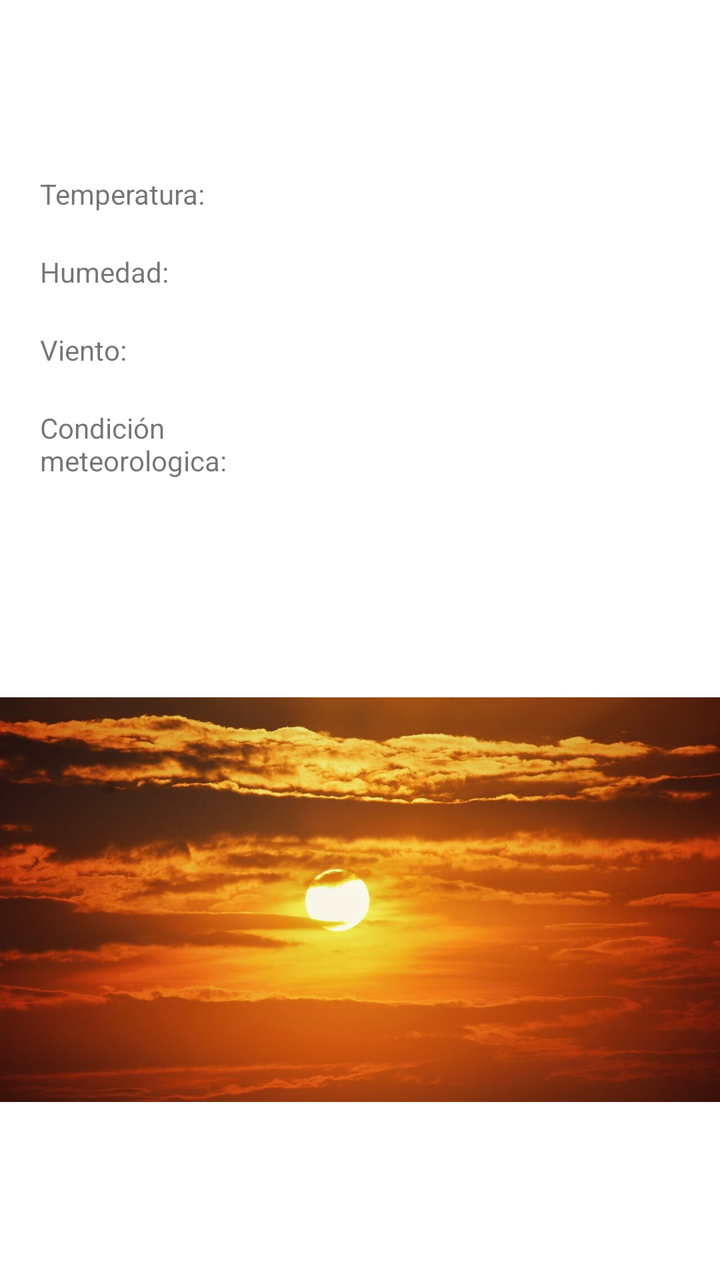
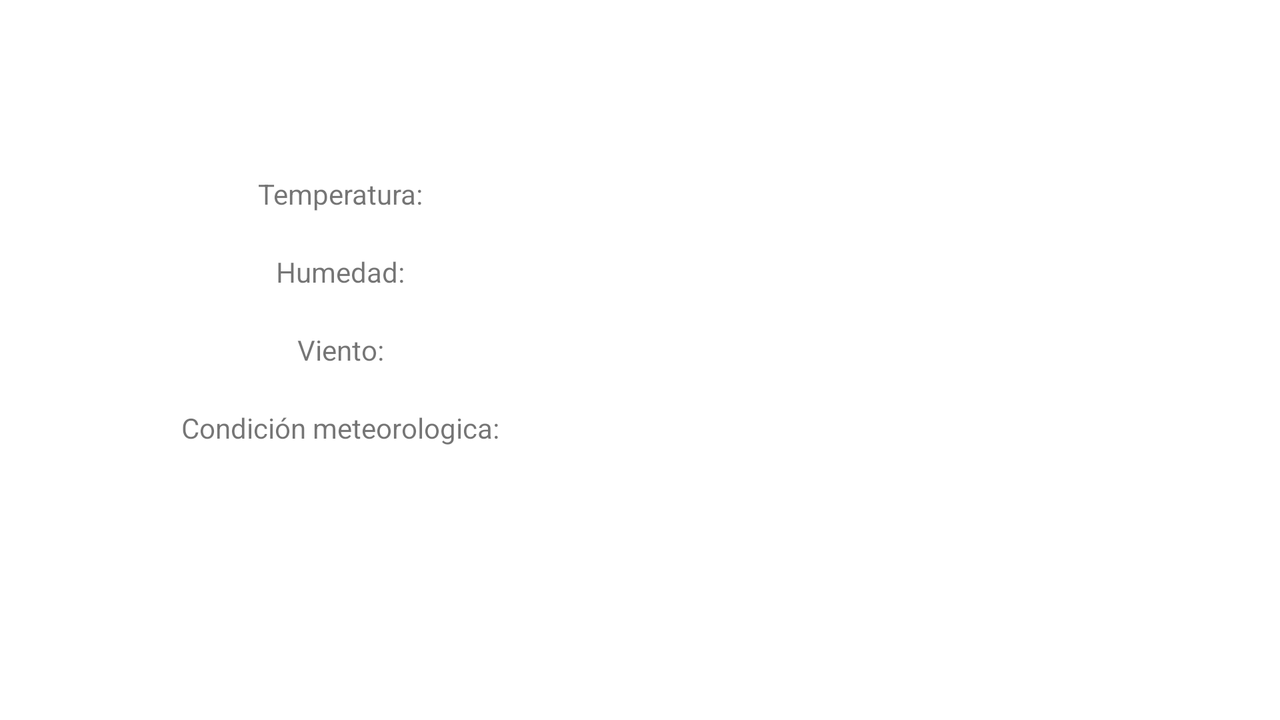

An Android layout and its configuration variant, each rendered on a device that would load it. The default file and the variant file are quoted in full after the pictures.
<!-- AndroidManifest.xml: application theme Theme.AppExamenTiempo -->
<!-- res/layout/activity_tiempo.xml -->
<?xml version="1.0" encoding="utf-8"?>
<LinearLayout xmlns:android="http://schemas.android.com/apk/res/android"
    xmlns:app="http://schemas.android.com/apk/res-auto"
    xmlns:tools="http://schemas.android.com/tools"
    android:layout_width="match_parent"
    android:layout_height="match_parent"
    tools:context=".Tiempo"
    android:orientation="vertical">

    <TextView
        android:id="@+id/ciudad"
        android:layout_width="match_parent"
        android:layout_height="wrap_content"
        android:textSize="24dp"
        android:textAlignment="center"
        tools:layout_editor_absoluteX="94dp"
        tools:layout_editor_absoluteY="131dp"
        android:layout_marginBottom="35dp"
        android:layout_marginTop="20dp"/>
    <LinearLayout
        android:layout_width="match_parent"
        android:layout_height="wrap_content"
        android:orientation="horizontal"
        android:layout_marginBottom="20dp"
        android:layout_marginHorizontal="20sp">
        <TextView
            android:id="@+id/text2"
            android:layout_width="match_parent"
            android:layout_height="wrap_content"
            android:layout_weight="2"
            android:text="Temperatura:"
            tools:layout_editor_absoluteX="94dp"
            tools:layout_editor_absoluteY="131dp"/>
        <TextView
            android:id="@+id/textgrados"
            android:layout_width="match_parent"
            android:layout_height="wrap_content"
            android:layout_weight="1"
            tools:layout_editor_absoluteX="94dp"
            tools:layout_editor_absoluteY="131dp"/>
    </LinearLayout>
    <LinearLayout
        android:layout_width="match_parent"
        android:layout_height="wrap_content"
        android:orientation="horizontal"
        android:layout_marginBottom="20dp"
        android:layout_marginHorizontal="20sp">
        <TextView
            android:id="@+id/text"
            android:layout_width="match_parent"
            android:layout_height="wrap_content"
            android:layout_weight="2"
            android:text="Humedad:"
            tools:layout_editor_absoluteX="94dp"
            tools:layout_editor_absoluteY="131dp"/>
        <TextView
            android:id="@+id/texthumedad"
            android:layout_width="match_parent"
            android:layout_height="wrap_content"
            android:layout_weight="1"
            tools:layout_editor_absoluteX="94dp"
            tools:layout_editor_absoluteY="131dp"/>
    </LinearLayout>
    <LinearLayout
        android:layout_width="match_parent"
        android:layout_height="wrap_content"
        android:orientation="horizontal"
        android:layout_marginBottom="20dp"
        android:layout_marginHorizontal="20sp">
        <TextView
            android:id="@+id/text1"
            android:layout_width="match_parent"
            android:layout_height="wrap_content"
            android:layout_weight="2"
            android:text="Viento:"
            tools:layout_editor_absoluteX="94dp"
            tools:layout_editor_absoluteY="131dp"/>
        <TextView
            android:id="@+id/textviento"
            android:layout_width="match_parent"
            android:layout_height="wrap_content"
            android:layout_weight="1"
            tools:layout_editor_absoluteX="94dp"
            tools:layout_editor_absoluteY="131dp"/>
    </LinearLayout>
    <LinearLayout
        android:layout_width="match_parent"
        android:layout_height="wrap_content"
        android:orientation="horizontal"
        android:layout_marginBottom="20dp"
        android:layout_marginHorizontal="20sp">
        <TextView
            android:id="@+id/text3"
            android:layout_width="match_parent"
            android:layout_height="wrap_content"
            android:layout_weight="2"
            android:text="Condición meteorologica:"
            tools:layout_editor_absoluteX="94dp"
            tools:layout_editor_absoluteY="131dp"/>
        <TextView
            android:id="@+id/textcondition"
            android:layout_width="match_parent"
            android:layout_height="wrap_content"
            android:layout_weight="1"
            tools:layout_editor_absoluteX="94dp"
            tools:layout_editor_absoluteY="131dp"/>
    </LinearLayout>

    <ImageView
        android:id="@+id/imageView"
        android:layout_width="match_parent"
        android:layout_height="wrap_content"
        app:srcCompat="@drawable/sol" />

</LinearLayout>
<!-- resources referenced by this layout -->
<resources>
  <!-- drawable sol: jpg bitmap (drawable, 88702 bytes) -->
  <style name="Theme.AppExamenTiempo" parent="Base.Theme.AppExamenTiempo" />
  <style name="Base.Theme.AppExamenTiempo" parent="Theme.MaterialComponents.DayNight.DarkActionBar">
          
          
          <item name="colorPrimary">@color/purple</item>
          <item name="colorPrimaryVariant">@color/purple</item>
          <item name="colorOnPrimary">@color/white</item>
          
          <item name="colorSecondary">@color/purple</item>
          <item name="colorSecondaryVariant">@color/purple</item>
          <item name="colorOnSecondary">@color/black</item>
          <item name="android:statusBarColor">@color/purple</item>
      </style>
</resources>
<!-- res/layout-land/activity_tiempo.xml (the repository's variant of the layout above) -->
<!-- drawn on the phone turned sideways -->
<?xml version="1.0" encoding="utf-8"?>
<LinearLayout xmlns:android="http://schemas.android.com/apk/res/android"
    xmlns:app="http://schemas.android.com/apk/res-auto"
    xmlns:tools="http://schemas.android.com/tools"
    android:layout_width="match_parent"
    android:layout_height="match_parent"
    tools:context=".Tiempo"
    android:orientation="vertical">

    <TextView
        android:id="@+id/ciudad"
        android:layout_width="match_parent"
        android:layout_height="wrap_content"
        android:textSize="24dp"
        android:textAlignment="center"
        tools:layout_editor_absoluteX="94dp"
        tools:layout_editor_absoluteY="131dp"
        android:layout_marginBottom="35dp"
        android:layout_marginTop="20dp"/>
    <LinearLayout
        android:layout_width="match_parent"
        android:layout_height="wrap_content"
        android:orientation="horizontal"
        android:layout_marginBottom="20dp"
        android:layout_marginHorizontal="20sp">
        <TextView
            android:id="@+id/text2"
            android:layout_width="match_parent"
            android:layout_height="wrap_content"
            android:layout_weight="1"
            android:textAlignment="center"
            android:text="Temperatura:"
            tools:layout_editor_absoluteX="94dp"
            tools:layout_editor_absoluteY="131dp"/>
        <TextView
            android:id="@+id/textgrados"
            android:layout_width="match_parent"
            android:layout_height="wrap_content"
            android:textAlignment="center"
            android:layout_weight="1"
            tools:layout_editor_absoluteX="94dp"
            tools:layout_editor_absoluteY="131dp"/>
    </LinearLayout>
    <LinearLayout
        android:layout_width="match_parent"
        android:layout_height="wrap_content"
        android:orientation="horizontal"
        android:layout_marginBottom="20dp"
        android:layout_marginHorizontal="20sp">
        <TextView
            android:id="@+id/text"
            android:layout_width="match_parent"
            android:layout_height="wrap_content"
            android:textAlignment="center"
            android:layout_weight="1"
            android:text="Humedad:"
            tools:layout_editor_absoluteX="94dp"
            tools:layout_editor_absoluteY="131dp"/>
        <TextView
            android:id="@+id/texthumedad"
            android:layout_width="match_parent"
            android:layout_height="wrap_content"
            android:textAlignment="center"
            android:layout_weight="1"
            tools:layout_editor_absoluteX="94dp"
            tools:layout_editor_absoluteY="131dp"/>
    </LinearLayout>
    <LinearLayout
        android:layout_width="match_parent"
        android:layout_height="wrap_content"
        android:orientation="horizontal"
        android:layout_marginBottom="20dp"
        android:layout_marginHorizontal="20sp">
        <TextView
            android:id="@+id/text1"
            android:layout_width="match_parent"
            android:layout_height="wrap_content"
            android:layout_weight="1"
            android:textAlignment="center"
            android:text="Viento:"
            tools:layout_editor_absoluteX="94dp"
            tools:layout_editor_absoluteY="131dp"/>
        <TextView
            android:id="@+id/textviento"
            android:layout_width="match_parent"
            android:layout_height="wrap_content"
            android:layout_weight="1"
            android:textAlignment="center"
            tools:layout_editor_absoluteX="94dp"
            tools:layout_editor_absoluteY="131dp"/>
    </LinearLayout>
    <LinearLayout
        android:layout_width="match_parent"
        android:layout_height="wrap_content"
        android:orientation="horizontal"
        android:layout_marginBottom="20dp"
        android:layout_marginHorizontal="20sp">
        <TextView
            android:id="@+id/text3"
            android:layout_width="match_parent"
            android:layout_height="wrap_content"
            android:layout_weight="1"
            android:textAlignment="center"
            android:text="Condición meteorologica:"
            tools:layout_editor_absoluteX="94dp"
            tools:layout_editor_absoluteY="131dp"/>
        <TextView
            android:id="@+id/textcondition"
            android:layout_width="match_parent"
            android:layout_height="wrap_content"
            android:layout_weight="1"
            android:textAlignment="center"
            tools:layout_editor_absoluteX="94dp"
            tools:layout_editor_absoluteY="131dp"/>
    </LinearLayout>

</LinearLayout>
<!-- resources referenced by the variant -->
<!-- as the phone turned sideways resolves them -->
<resources>
  <style name="Theme.AppExamenTiempo" parent="Base.Theme.AppExamenTiempo" />
  <style name="Base.Theme.AppExamenTiempo" parent="Theme.MaterialComponents.DayNight.DarkActionBar">
          
          
          <item name="colorPrimary">@color/purple</item>
          <item name="colorPrimaryVariant">@color/purple</item>
          <item name="colorOnPrimary">@color/white</item>
          
          <item name="colorSecondary">@color/purple</item>
          <item name="colorSecondaryVariant">@color/purple</item>
          <item name="colorOnSecondary">@color/black</item>
          <item name="android:statusBarColor">@color/purple</item>
      </style>
</resources>
